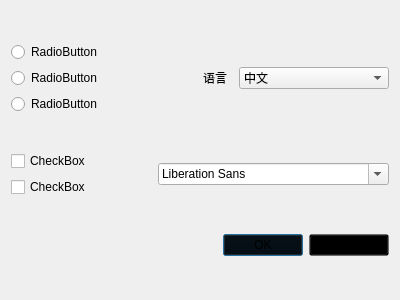
<?xml version="1.0" encoding="UTF-8"?>
<ui version="4.0">
 <class>Setting</class>
 <widget class="QDialog" name="Setting">
  <property name="geometry">
   <rect>
    <x>0</x>
    <y>0</y>
    <width>400</width>
    <height>300</height>
   </rect>
  </property>
  <property name="windowTitle">
   <string>Dialog</string>
  </property>
  <property name="styleSheet">
   <string notr="true">QPushButton
{
	background:rgba(0,0,0,0.1);
}</string>
  </property>
  <layout class="QVBoxLayout" name="verticalLayout_3">
   <item>
    <layout class="QHBoxLayout" name="horizontalLayout_2">
     <item>
      <layout class="QVBoxLayout" name="verticalLayout_2">
       <item>
        <widget class="QRadioButton" name="radioButton_3">
         <property name="text">
          <string>RadioButton</string>
         </property>
        </widget>
       </item>
       <item>
        <widget class="QRadioButton" name="radioButton">
         <property name="text">
          <string>RadioButton</string>
         </property>
        </widget>
       </item>
       <item>
        <widget class="QRadioButton" name="radioButton_2">
         <property name="text">
          <string>RadioButton</string>
         </property>
        </widget>
       </item>
      </layout>
     </item>
     <item>
      <layout class="QHBoxLayout" name="horizontalLayout">
       <item>
        <widget class="QLabel" name="label">
         <property name="maximumSize">
          <size>
           <width>30</width>
           <height>20</height>
          </size>
         </property>
         <property name="text">
          <string>语言</string>
         </property>
        </widget>
       </item>
       <item>
        <widget class="QComboBox" name="comboBox">
         <item>
          <property name="text">
           <string>中文</string>
          </property>
         </item>
         <item>
          <property name="text">
           <string>英文</string>
          </property>
         </item>
        </widget>
       </item>
      </layout>
     </item>
    </layout>
   </item>
   <item>
    <layout class="QHBoxLayout" name="horizontalLayout_3">
     <item>
      <layout class="QVBoxLayout" name="verticalLayout">
       <item>
        <widget class="QCheckBox" name="checkBox">
         <property name="text">
          <string>CheckBox</string>
         </property>
        </widget>
       </item>
       <item>
        <widget class="QCheckBox" name="checkBox_2">
         <property name="text">
          <string>CheckBox</string>
         </property>
        </widget>
       </item>
      </layout>
     </item>
     <item>
      <widget class="QFontComboBox" name="fontComboBox"/>
     </item>
    </layout>
   </item>
   <item>
    <widget class="QDialogButtonBox" name="buttonBox">
     <property name="minimumSize">
      <size>
       <width>0</width>
       <height>0</height>
      </size>
     </property>
     <property name="styleSheet">
      <string notr="true">QDialogButton
{
	background:rgba(0,0,0,0.1);
	background:#dec
}</string>
     </property>
     <property name="orientation">
      <enum>Qt::Horizontal</enum>
     </property>
     <property name="standardButtons">
      <set>QDialogButtonBox::Cancel|QDialogButtonBox::Ok</set>
     </property>
    </widget>
   </item>
  </layout>
 </widget>
 <resources/>
 <connections>
  <connection>
   <sender>buttonBox</sender>
   <signal>accepted()</signal>
   <receiver>Setting</receiver>
   <slot>accept()</slot>
   <hints>
    <hint type="sourcelabel">
     <x>248</x>
     <y>254</y>
    </hint>
    <hint type="destinationlabel">
     <x>157</x>
     <y>274</y>
    </hint>
   </hints>
  </connection>
  <connection>
   <sender>buttonBox</sender>
   <signal>rejected()</signal>
   <receiver>Setting</receiver>
   <slot>reject()</slot>
   <hints>
    <hint type="sourcelabel">
     <x>316</x>
     <y>260</y>
    </hint>
    <hint type="destinationlabel">
     <x>286</x>
     <y>274</y>
    </hint>
   </hints>
  </connection>
 </connections>
</ui>
